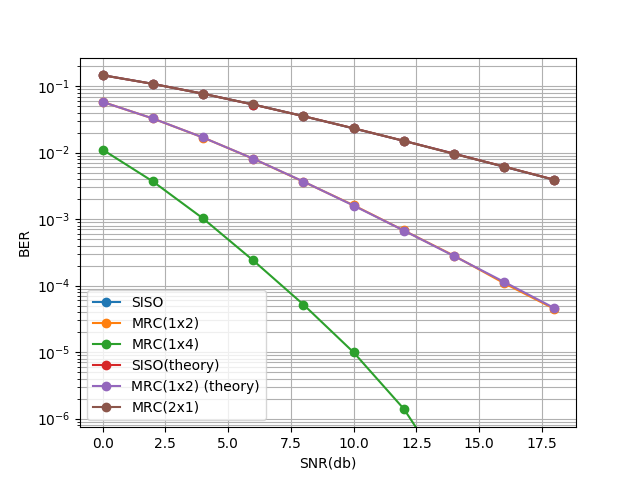

This figure's Python source:
#BPSK  的SISO、MRC(2x1)、MRC(4x1) 錯誤率
#(2x1)代表傳送端有兩根天線，接收端有一根天線
import numpy as np
import matplotlib.pyplot as plt


snr_db = [0]*10
snr = [0]*10
ber = [0]*10
N = 10000000 #執行N次來找錯誤率
for i in range(10):
    snr_db[i] = 2*i
    snr[i] = np.power(10,snr_db[i]/10)

for k in range(6):#總共有SISO、MRC(1x2)、MRC(1x4)、SISO(theory)、MRC(1x2) (theory)、MRC(2x1)
    for i in range(len(snr)):
        if k == 3:  # SISO(theory)
            ber[i] = 1/2-1/2*np.power(1+1/snr[i],-1/2)
        elif k==4:  # MRC(1x2) (theory)
            ber[i] = 1 / 2 - 1 / 2 * np.power(1 + 1 / snr[i], -1 / 2)
            ber[i] = ber[i]*ber[i]*(1+2*(1-ber[i]))
        elif k==5:  #  MRC(2x1)  --->   模擬結果同SISO
            error = 0
            for j in range(N):
                b = np.random.random()  # 產生一個 (0,1) uniform 分布的隨機變數
                if b >= 0.5:
                    symbol = 1
                else:
                    symbol = -1
                # 已知 SNR = Eb / No
                # 令symbol 能量 Es =1 。採用BPSK調變，所以Eb = Es = 1
                # 因為一次重複送兩個symbol所以平均一個bit的能量變兩倍 Eb_new = 2*Eb = 2
                # 所以 No = 2 / SNR
                No = 2 / snr[i]
                h = [0] * 2
                receive = 0
                for l in range(2):
                    h[l] = 1 / np.sqrt(2) * np.random.randn() + 1j / np.sqrt(2) * np.random.randn()  # 產生 rayleigh 分布的通道模型
                    receive += symbol * h[l]
                receive += np.sqrt(No / 2) * np.random.randn() + 1j * np.sqrt(No / 2) * np.random.randn()

                # 接下來使用match filter
                receive_symbol = receive * (h[0]+h[1]).conjugate()
                # receive_symbol就是接收端一根天線使用maximum ratio combining 後的結果  ---->  為一純量
                if abs(receive_symbol - 1) < abs(receive_symbol + 1):
                    receive_symbol = 1
                else:
                    receive_symbol = -1
                if symbol != receive_symbol:
                    error += 1
            ber[i] = error / N
        else:   # 1x1 SISO通道、1x2 MISO通道、1x4 MISO通道
            error = 0
            for j in range(N):
                b = np.random.random() #產生一個 (0,1) uniform 分布的隨機變數
                if b >= 0.5:
                    symbol = 1
                else:
                    symbol = -1
                # SNR = Eb / No
                # Eb = 1   so   No = 1 / SNR
                # noise的variance = No/2
                No = 1 / snr[i]
                h = [0]*(2**k)
                receive = [0]*(2**k)
                # 若k=0 代表 1x1 SISO通道，所以只要產生一個通道即可
                # 若k=1 代表 1x2 MISO通道，所以要產生兩個通道
                # 若k=2 代表 1x4 MISO通道，所以要產生四個通道
                for l in range(2**k):
                    h[l] = 1/np.sqrt(2)*np.random.randn() + 1j/np.sqrt(2)*np.random.randn()  #產生 rayleigh 分布的通道模型
                    receive[l] = symbol*h[l] + np.sqrt(No/2)*np.random.randn() + 1j*np.sqrt(No/2)*np.random.randn()
                receive_symbol = 0
                #接下來使用match filter
                for l in range(2**k):
                    receive_symbol += receive[l]*(h[l].conjugate())
                #receive_symbol就是接收端一根天線使用maximum ratio combining 後的結果  ---->  為一純量
                if abs(receive_symbol-1) < abs(receive_symbol+1) :
                    receive_symbol = 1
                else:
                    receive_symbol = -1
                if symbol != receive_symbol:
                    error += 1
            ber[i] = error/N
    if k==0:
        plt.semilogy(snr_db, ber,marker='o', linestyle='-', label="SISO")
    elif k>=1 and k<=2:
        plt.semilogy(snr_db, ber, marker='o', linestyle='-', label="MRC(1x{0})".format(2**k))
    elif k == 3:
        plt.semilogy(snr_db, ber, marker='o', linestyle='-', label="SISO(theory)")
    elif k == 4:
        plt.semilogy(snr_db, ber, marker='o', linestyle='-', label="MRC(1x2) (theory)")
    elif k == 5:
        plt.semilogy(snr_db, ber, marker='o', linestyle='-', label="MRC(2x1)")

plt.ylabel("BER")
plt.xlabel("SNR(db)")
plt.grid(True,which='both')
plt.legend()
plt.show()
